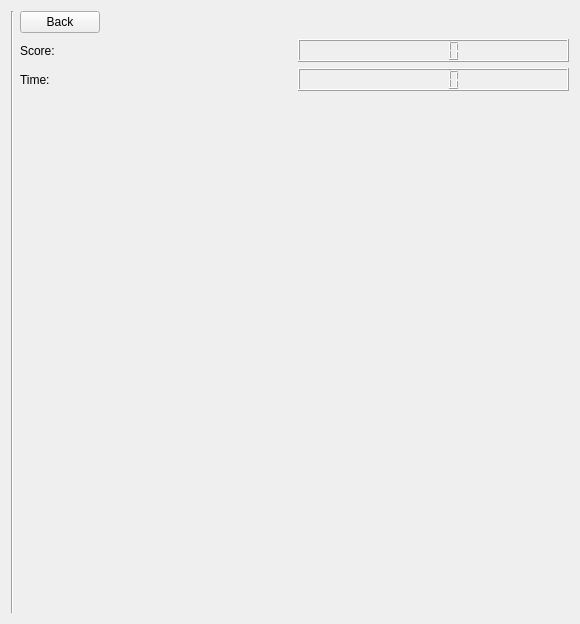
<?xml version="1.0" encoding="UTF-8"?>
<ui version="4.0">
 <class>game_layout</class>
 <widget class="QWidget" name="game_layout">
  <property name="geometry">
   <rect>
    <x>0</x>
    <y>0</y>
    <width>580</width>
    <height>624</height>
   </rect>
  </property>
  <property name="windowTitle">
   <string>Form</string>
  </property>
  <layout class="QHBoxLayout" name="horizontalLayout">
   <item>
    <widget class="Line" name="line">
     <property name="orientation">
      <enum>Qt::Vertical</enum>
     </property>
    </widget>
   </item>
   <item>
    <layout class="QGridLayout" name="grid_layout">
     <item row="0" column="0" alignment="Qt::AlignLeft">
      <widget class="QPushButton" name="back_button">
       <property name="text">
        <string>Back</string>
       </property>
      </widget>
     </item>
     <item row="1" column="0">
      <widget class="QLabel" name="score">
       <property name="text">
        <string>Score: </string>
       </property>
      </widget>
     </item>
     <item row="2" column="0">
      <widget class="QLabel" name="time">
       <property name="text">
        <string>Time: </string>
       </property>
      </widget>
     </item>
     <item row="4" column="0">
      <spacer name="vertical_spacer">
       <property name="orientation">
        <enum>Qt::Vertical</enum>
       </property>
       <property name="sizeHint" stdset="0">
        <size>
         <width>20</width>
         <height>40</height>
        </size>
       </property>
      </spacer>
     </item>
     <item row="1" column="1">
      <widget class="QLCDNumber" name="score_LCD_number"/>
     </item>
     <item row="2" column="1">
      <widget class="QLCDNumber" name="time_LCD_number"/>
     </item>
     <item row="3" column="0">
      <widget class="QLabel" name="state_label">
       <property name="text">
        <string/>
       </property>
      </widget>
     </item>
    </layout>
   </item>
  </layout>
 </widget>
 <resources/>
 <connections/>
</ui>
